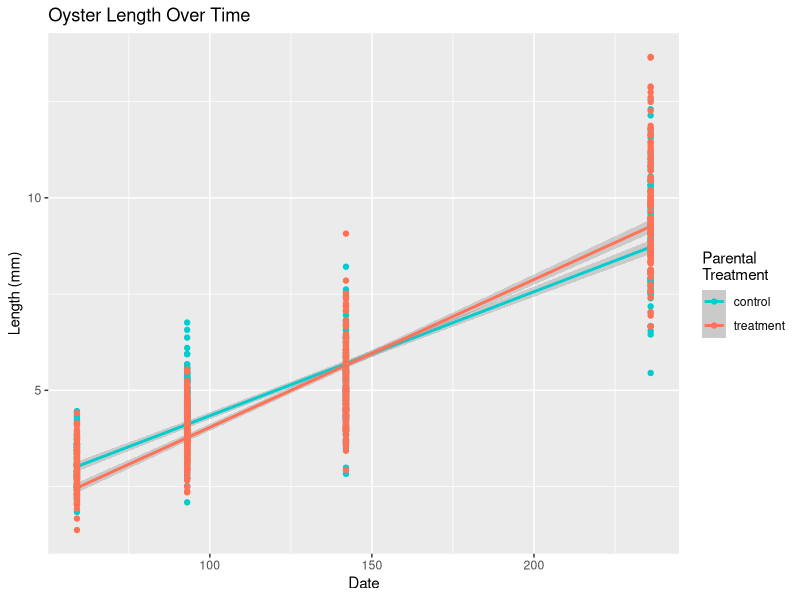
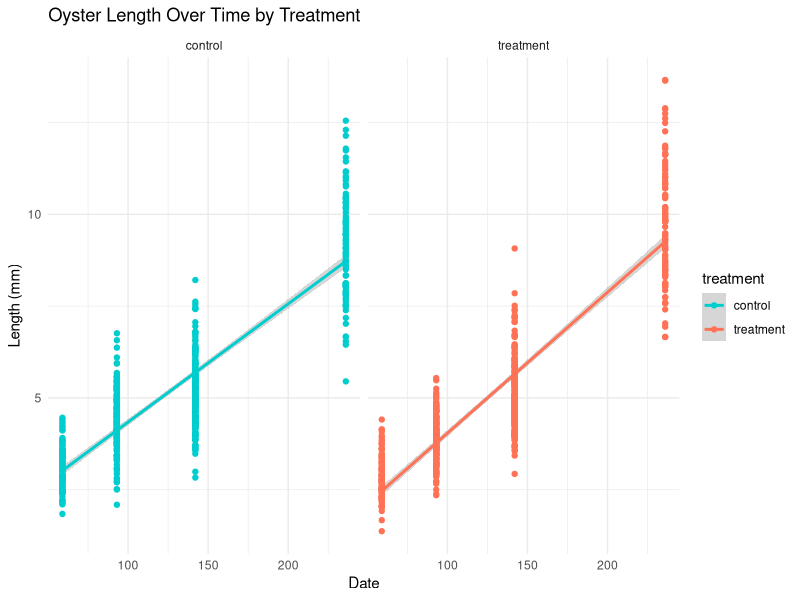
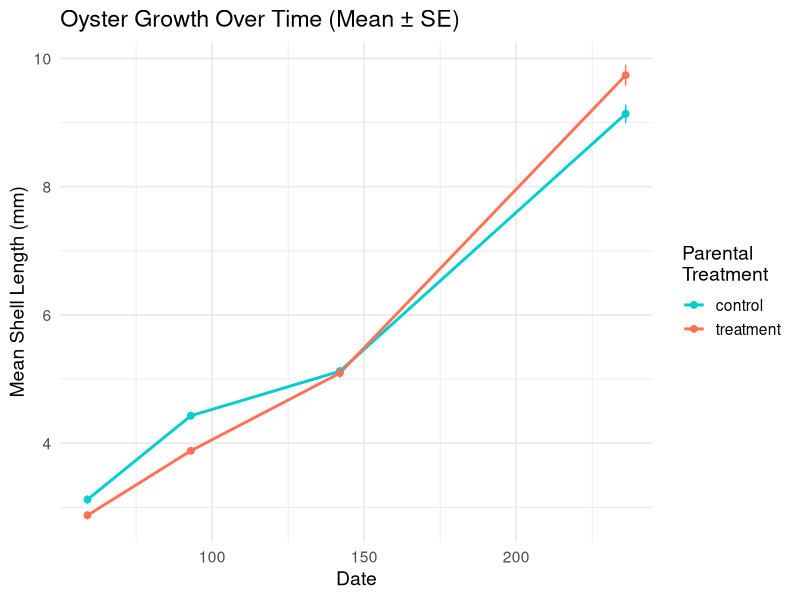
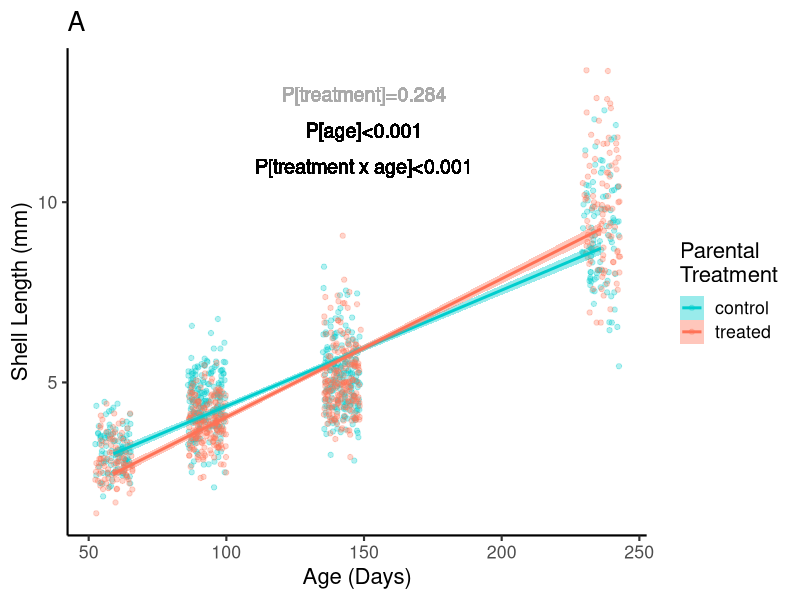
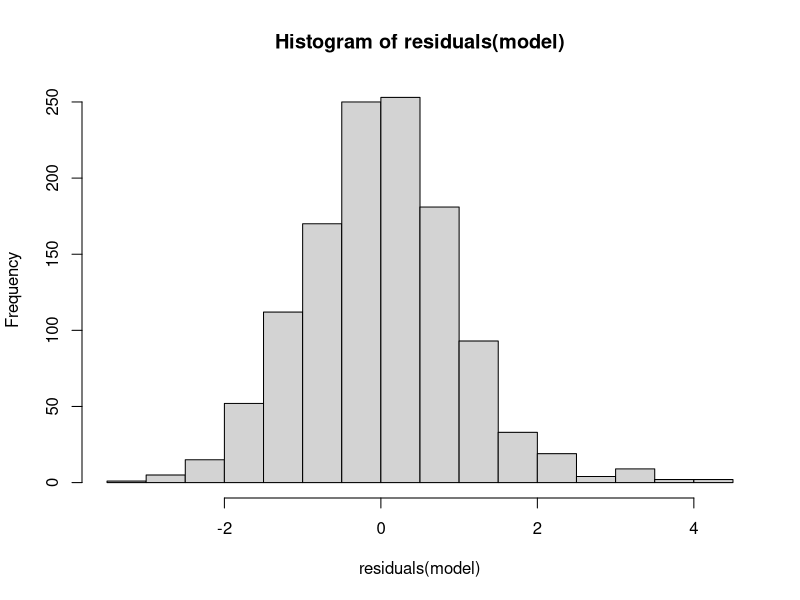
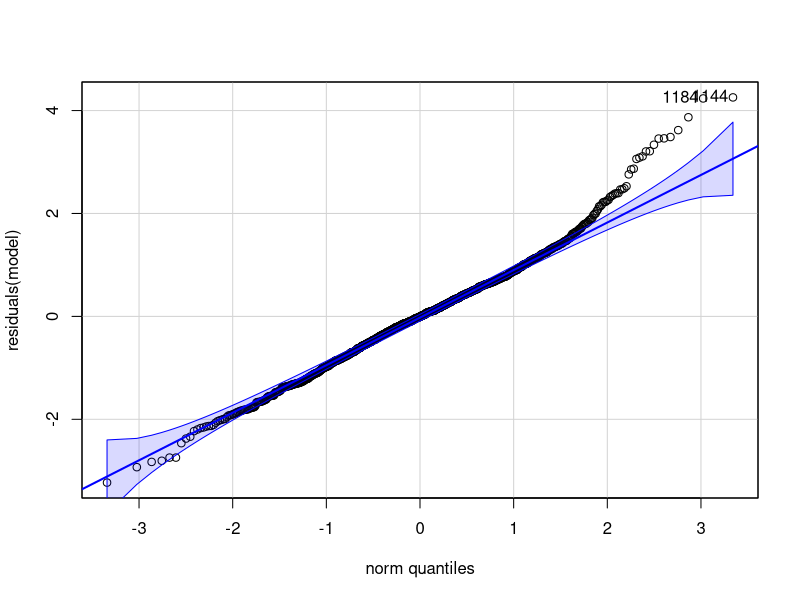
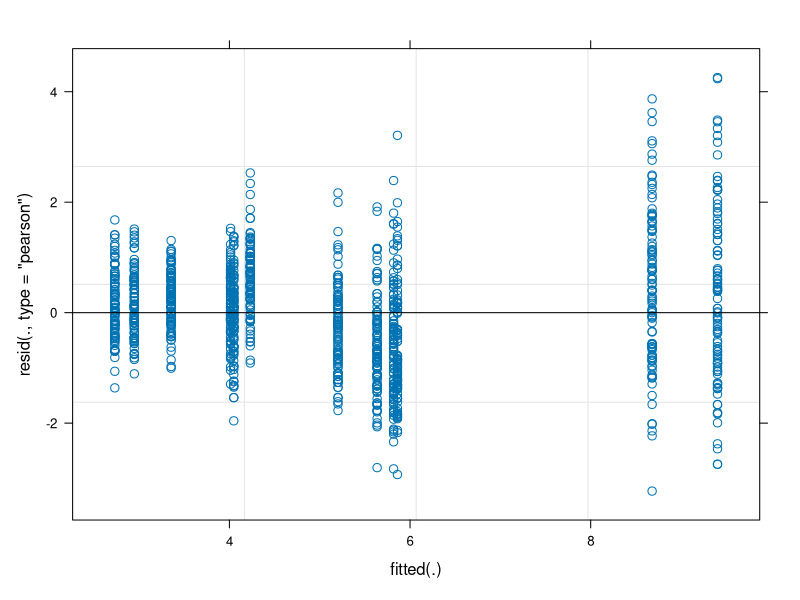
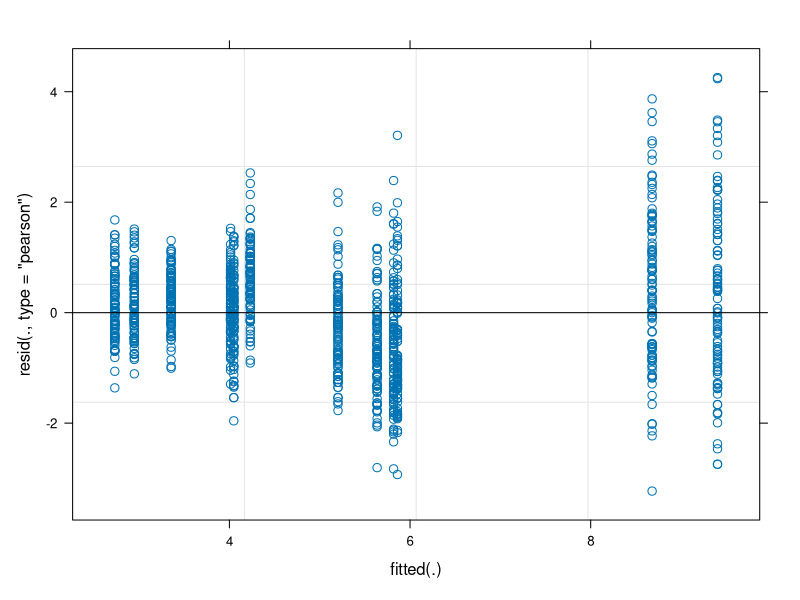

Here is the R script that generated these plots, in order:
## ---- chunk 1
library(MASS) 
library(tidyverse)
library(ggplot2)
library(readxl)
library(cowplot)
library(lme4)
library(lmerTest)
library(car)
library(effects)
library(emmeans)
library(readr)
library(lubridate)
## ---- chunk 2
growth <- read_csv("data/growth/growth.csv", 
                   col_types = cols(oyster.id = col_number(), 
                                    length.mm = col_number(), image.name = col_skip(), 
                                    notes = col_skip()))

head(growth)

unique(levels(as.factor(growth$date)))

growth<-growth%>%
  mutate(age_days=if_else(date=="20241204", 59, 
                          if_else(date=="20250107", 93, 
                                  if_else(date=="20250206", 142, 
                                          if_else(date=="20250530", 236, NA)))))

unique(levels(as.factor(growth$age_days)))
## ---- chunk 3
ggplot(growth, aes(x = age_days, y = length.mm, color = treatment, group = treatment)) +
  geom_smooth(method="lm")+
  geom_point() +
  labs(title = "Oyster Length Over Time",
       x = "Date",
       y = "Length (mm)") +
  scale_color_manual(
    values = c("control" = "cyan3", "treatment" = "coral1"),
    name = "Parental \nTreatment")

## ---- chunk 4
ggplot(growth, aes(x = age_days, y = length.mm, group = treatment, color = treatment)) +
  geom_smooth(method="lm") +
  geom_point() +
  facet_wrap(~ treatment) +
  labs(title = "Oyster Length Over Time by Treatment",
       x = "Date",
       y = "Length (mm)") +
  scale_color_manual(values = c("control" = "cyan3", "treatment" = "coral1")) +
  theme_minimal()

## ---- chunk 5
growth_summary <- growth %>%
  group_by(age_days, treatment) %>%
  summarise(mean_length = mean(length.mm, na.rm = TRUE),
            se = sd(length.mm, na.rm = TRUE)/sqrt(n()), .groups = 'drop')

# Summarize the data: mean and standard error per date and treatment
growth_summary <- growth %>%
  group_by(age_days, treatment) %>%
  summarise(
    mean_length = mean(length.mm, na.rm = TRUE),
    se = sd(length.mm, na.rm = TRUE) / sqrt(n()),
    .groups = "drop"
  );growth_summary

# Plot
ggplot(growth_summary, aes(x = age_days, y = mean_length, color = treatment, group = treatment)) +
  geom_line(size = 1) +
  geom_point(size = 2) +
  geom_errorbar(aes(ymin = mean_length - se, ymax = mean_length + se), width = 0.2) +
  labs(
    title = "Oyster Growth Over Time (Mean ± SE)",
    x = "Date",
    y = "Mean Shell Length (mm)",
    color = "Parental \nTreatment"
  ) +
  scale_color_manual(values = c("control" = "cyan3", "treatment" = "coral1")) +
  theme_minimal(base_size = 14)
## ---- chunk 6
plot1 <-ggplot(growth, aes(x = age_days, y = length.mm, color = treatment, fill=treatment)) +
  geom_point(position=position_jitterdodge(), alpha=0.3)+
  geom_smooth(method = "lm", se = TRUE) +  # Linear model per treatment
  labs(
    title = "A",
    x = "Age (Days)",
    y = "Shell Length (mm)",
    color = "Parental \nTreatment",
    fill = "Parental \nTreatment"
  ) +
  scale_color_manual(values = c("control" = "cyan3", "treatment" = "coral1"), labels=c("control", "treated")) +
  scale_fill_manual(values = c("control" = "cyan3", "treatment" = "coral1"), labels=c("control", "treated")) +
  geom_text(x=150, y=13, label="P[treatment]=0.284", color="darkgrey", size=5, inherit.aes=FALSE)+
  geom_text(x=150, y=12, label="P[age]<0.001", size=5, inherit.aes=FALSE)+
  geom_text(x=150, y=11, label="P[treatment x age]<0.001", size=5, inherit.aes=FALSE)+
  theme_classic(base_size = 16);plot1

ggsave(plot1, filename="figures/growth/growth.png", width=6, height=5)

## ---- chunk 7
head(growth)

model<-lmer(length.mm ~ treatment * age_days+(1|tank), data=growth)
summary(model)
car::Anova(model, type = "II")

hist(residuals(model))
qqPlot(residuals(model))

plot(model, which = 1)   # Residuals vs fitted
plot(model, which = 3)   # Scale-Location plot

#use a transformation to meet assumptions 

model<-lmer(log10(length.mm) ~ treatment * age_days+(1|tank), data=growth)
summary(model)
car::Anova(model, type = "II")
qqPlot(residuals(model))

plot(model, which = 1)   # Residuals vs fitted
plot(model, which = 3)   # Scale-Location plot

#assumptions met 
rand(model)

model<-lmer(log10(length.mm) ~ treatment * age_days+(1|tank), data=growth)
emm_slopes <- emtrends(model, ~treatment, var = "age_days")
emm_slopes
pairs(emm_slopes)

#calculate actual slopes

# control
10^0.00247
# treated
10^0.00287

#calculate percent difference in slopes 
10^0.00287/10^0.00247

#0.0921% difference in slopes (faster in treated)
